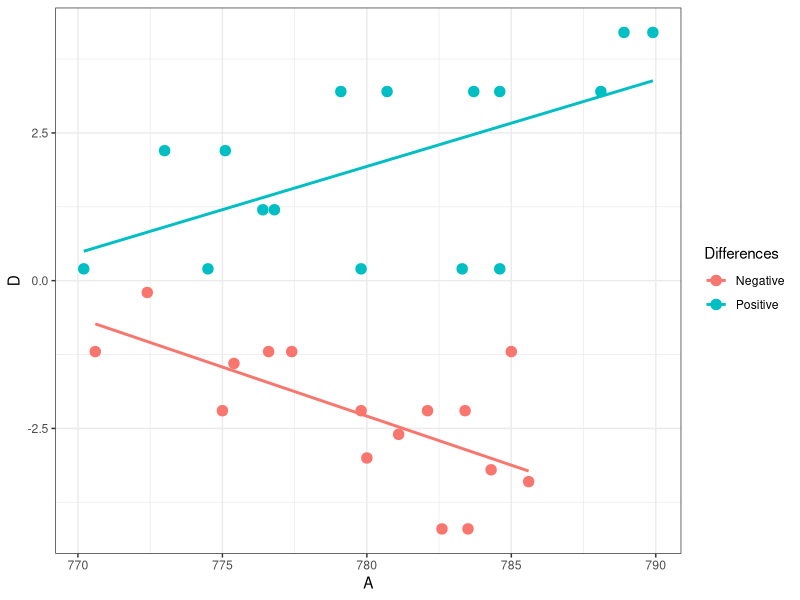

Source code (R):
library(ggplot2)

A <- c(774.5, 779.8, 770.2, 783.3,  784.6, 776.4, 779.1, 789.9, 
  784.6, 776.8, 788.1, 775.1,  773,   780.7, 788.9, 783.7, 
  772.4, 784.3, 785.6, 775,    770.6, 781.1, 777.4, 775.4, 
  776.6, 780,   782.1, 783.5,  783.4, 785,   782.6, 779.8)

D<- c(0.2, 0.2, 0.2, 0.2, 3.2, 1.2, 3.2, 4.2, 
  0.2, 1.2, 3.2, 2.2, 2.2, 3.2, 4.2, 3.2, 
-0.2, -3.2, -3.4, -2.2, -1.2, -2.6, -1.2, -1.4, 
-1.2, -3.0, -2.2, -4.2, -2.2, -1.2, -4.2, -2.2)

myFunnelPlot = data.frame(A,D,Differences=c(rep("Positive",16),rep("Negative",16)))

ggplot( data = myFunnelPlot,aes(x=A,y=D,colour=Differences)) + 
   geom_point(cex=3.2)+  
   geom_smooth(method="lm",se=FALSE) +  
   theme_bw()
